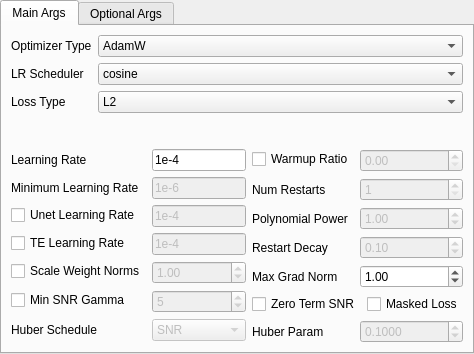
<?xml version="1.0" encoding="UTF-8"?>
<ui version="4.0">
 <class>optimizer_ui</class>
 <widget class="QWidget" name="optimizer_ui">
  <property name="geometry">
   <rect>
    <x>0</x>
    <y>0</y>
    <width>463</width>
    <height>354</height>
   </rect>
  </property>
  <property name="windowTitle">
   <string>Form</string>
  </property>
  <layout class="QVBoxLayout" name="verticalLayout">
   <property name="leftMargin">
    <number>0</number>
   </property>
   <property name="topMargin">
    <number>0</number>
   </property>
   <property name="rightMargin">
    <number>0</number>
   </property>
   <property name="bottomMargin">
    <number>0</number>
   </property>
   <item>
    <widget class="TabView" name="tabWidget">
     <property name="focusPolicy">
      <enum>Qt::StrongFocus</enum>
     </property>
     <property name="currentIndex">
      <number>0</number>
     </property>
     <widget class="QWidget" name="optimizer_tab_main">
      <property name="focusPolicy">
       <enum>Qt::StrongFocus</enum>
      </property>
      <attribute name="title">
       <string>Main Args</string>
      </attribute>
      <layout class="QGridLayout" name="gridLayout">
       <item row="1" column="0">
        <layout class="QFormLayout" name="formLayout_2">
         <item row="0" column="0">
          <widget class="QLabel" name="label">
           <property name="text">
            <string>Learning Rate</string>
           </property>
          </widget>
         </item>
         <item row="0" column="1">
          <widget class="LineEditWithHighlight" name="main_lr_input">
           <property name="toolTip">
            <string>&lt;html&gt;&lt;head/&gt;&lt;body&gt;&lt;p&gt;The main lr. If you have both unet and te set though it is just completely overwritten.&lt;/p&gt;&lt;p&gt;note that if you don't put in a proper number, it will just be read as 0.&lt;/p&gt;&lt;/body&gt;&lt;/html&gt;</string>
           </property>
           <property name="text">
            <string>1e-4</string>
           </property>
           <property name="placeholderText">
            <string>Learning Rate</string>
           </property>
          </widget>
         </item>
         <item row="1" column="1">
          <widget class="LineEditWithHighlight" name="min_lr_input">
           <property name="enabled">
            <bool>false</bool>
           </property>
           <property name="toolTip">
            <string>&lt;html&gt;&lt;head/&gt;&lt;body&gt;&lt;p&gt;The minimum lr for the Cosine Annealing Warmup Restarts LR scheduler. This is the final lr before a restart occurs.&lt;/p&gt;&lt;/body&gt;&lt;/html&gt;</string>
           </property>
           <property name="text">
            <string>1e-6</string>
           </property>
          </widget>
         </item>
         <item row="2" column="0">
          <widget class="QCheckBox" name="unet_lr_enable">
           <property name="text">
            <string>Unet Learning Rate</string>
           </property>
          </widget>
         </item>
         <item row="2" column="1">
          <widget class="LineEditWithHighlight" name="unet_lr_input">
           <property name="enabled">
            <bool>false</bool>
           </property>
           <property name="toolTip">
            <string>&lt;html&gt;&lt;head/&gt;&lt;body&gt;&lt;p&gt;The Unet lr. Overrides the base lr, if you don't have a proper number set, it will be 0&lt;/p&gt;&lt;/body&gt;&lt;/html&gt;</string>
           </property>
           <property name="text">
            <string>1e-4</string>
           </property>
           <property name="placeholderText">
            <string>Unet Learning Rate</string>
           </property>
          </widget>
         </item>
         <item row="3" column="0">
          <widget class="QCheckBox" name="te_lr_enable">
           <property name="text">
            <string>TE Learning Rate</string>
           </property>
          </widget>
         </item>
         <item row="3" column="1">
          <widget class="LineEditWithHighlight" name="te_lr_input">
           <property name="enabled">
            <bool>false</bool>
           </property>
           <property name="toolTip">
            <string>&lt;html&gt;&lt;head/&gt;&lt;body&gt;&lt;p&gt;The Text Encoder lr. Overrides the base lr, if you don't have a proper number set, it will be 0&lt;/p&gt;&lt;/body&gt;&lt;/html&gt;</string>
           </property>
           <property name="text">
            <string>1e-4</string>
           </property>
           <property name="placeholderText">
            <string>TE Learning Rate</string>
           </property>
          </widget>
         </item>
         <item row="1" column="0">
          <widget class="QLabel" name="min_lr_label">
           <property name="text">
            <string>Minimum Learning Rate</string>
           </property>
          </widget>
         </item>
         <item row="4" column="0">
          <widget class="QCheckBox" name="scale_weight_enable">
           <property name="text">
            <string>Scale Weight Norms</string>
           </property>
          </widget>
         </item>
         <item row="4" column="1">
          <widget class="DoubleSpinBox" name="scale_weight_input">
           <property name="enabled">
            <bool>false</bool>
           </property>
           <property name="focusPolicy">
            <enum>Qt::StrongFocus</enum>
           </property>
           <property name="toolTip">
            <string>&lt;html&gt;&lt;head/&gt;&lt;body&gt;&lt;p&gt;An implementation of the idea of max norm regularization. Basically, this will help stabilize network training by limiting the normal of network weights. Might work well for limiting overfitting or baking.&lt;/p&gt;&lt;/body&gt;&lt;/html&gt;</string>
           </property>
           <property name="value">
            <double>1.000000000000000</double>
           </property>
          </widget>
         </item>
         <item row="5" column="0">
          <widget class="QCheckBox" name="min_snr_enable">
           <property name="text">
            <string>Min SNR Gamma</string>
           </property>
          </widget>
         </item>
         <item row="5" column="1">
          <widget class="SpinBox" name="min_snr_input">
           <property name="enabled">
            <bool>false</bool>
           </property>
           <property name="focusPolicy">
            <enum>Qt::StrongFocus</enum>
           </property>
           <property name="toolTip">
            <string>&lt;html&gt;&lt;head/&gt;&lt;body&gt;&lt;p&gt;This is a tool that reduces learning of unwanted elements by only learning what is the most common. This can lead to it not learning small details however. The recommended value is 5. Lower values apply more.&lt;/p&gt;&lt;/body&gt;&lt;/html&gt;</string>
           </property>
           <property name="value">
            <number>5</number>
           </property>
          </widget>
         </item>
         <item row="6" column="1">
          <widget class="ComboBox" name="huber_schedule_selector">
           <property name="enabled">
            <bool>false</bool>
           </property>
           <item>
            <property name="text">
             <string>SNR</string>
            </property>
           </item>
           <item>
            <property name="text">
             <string>Exponential</string>
            </property>
           </item>
           <item>
            <property name="text">
             <string>Constant</string>
            </property>
           </item>
          </widget>
         </item>
         <item row="6" column="0">
          <widget class="QLabel" name="label_3">
           <property name="text">
            <string>Huber Schedule</string>
           </property>
          </widget>
         </item>
        </layout>
       </item>
       <item row="0" column="0" colspan="2">
        <layout class="QFormLayout" name="formLayout">
         <item row="0" column="0">
          <widget class="QLabel" name="optimizer_type_label">
           <property name="text">
            <string>Optimizer Type</string>
           </property>
          </widget>
         </item>
         <item row="0" column="1">
          <widget class="ComboBox" name="optimizer_type_selector">
           <property name="focusPolicy">
            <enum>Qt::StrongFocus</enum>
           </property>
           <property name="toolTip">
            <string>&lt;html&gt;&lt;head/&gt;&lt;body&gt;&lt;p&gt;The optimizer to use, The standard, and the one most people use is AdamW8bit.&lt;/p&gt;&lt;p&gt;The various Dadapt modify the lr on their own as you go, however can only take one lr.&lt;/p&gt;&lt;/body&gt;&lt;/html&gt;</string>
           </property>
           <item>
            <property name="text">
             <string>AdamW</string>
            </property>
           </item>
           <item>
            <property name="text">
             <string>AdamW8bit</string>
            </property>
           </item>
           <item>
            <property name="text">
             <string>Lion</string>
            </property>
           </item>
           <item>
            <property name="text">
             <string>SGDNesterov</string>
            </property>
           </item>
           <item>
            <property name="text">
             <string>SGDNesterov8bit</string>
            </property>
           </item>
           <item>
            <property name="text">
             <string>DAdaptAdam</string>
            </property>
           </item>
           <item>
            <property name="text">
             <string>DAdaptAdaGrad</string>
            </property>
           </item>
           <item>
            <property name="text">
             <string>DAdaptAdan</string>
            </property>
           </item>
           <item>
            <property name="text">
             <string>DAdaptSGD</string>
            </property>
           </item>
           <item>
            <property name="text">
             <string>AdaFactor</string>
            </property>
           </item>
           <item>
            <property name="text">
             <string>Prodigy</string>
            </property>
           </item>
           <item>
            <property name="text">
             <string>Came</string>
            </property>
           </item>
           <item>
            <property name="text">
             <string>AdamWScheduleFree</string>
            </property>
           </item>
           <item>
            <property name="text">
             <string>SGDNesterovScheduleFree</string>
            </property>
           </item>
          </widget>
         </item>
         <item row="1" column="0">
          <widget class="QLabel" name="lr_scheduler_label">
           <property name="text">
            <string>LR Scheduler</string>
           </property>
          </widget>
         </item>
         <item row="1" column="1">
          <widget class="ComboBox" name="lr_scheduler_selector">
           <property name="focusPolicy">
            <enum>Qt::StrongFocus</enum>
           </property>
           <property name="toolTip">
            <string>&lt;html&gt;&lt;head/&gt;&lt;body&gt;&lt;p&gt;The scheduler for the lr. The ones I use personally are cosine and cosine with restarts.&lt;/p&gt;&lt;/body&gt;&lt;/html&gt;</string>
           </property>
           <item>
            <property name="text">
             <string>cosine</string>
            </property>
           </item>
           <item>
            <property name="text">
             <string>cosine with restarts</string>
            </property>
           </item>
           <item>
            <property name="text">
             <string>cosine annealing warmup restarts</string>
            </property>
           </item>
           <item>
            <property name="text">
             <string>linear</string>
            </property>
           </item>
           <item>
            <property name="text">
             <string>constant</string>
            </property>
           </item>
           <item>
            <property name="text">
             <string>constant with warmup</string>
            </property>
           </item>
           <item>
            <property name="text">
             <string>adafactor</string>
            </property>
           </item>
           <item>
            <property name="text">
             <string>polynomial</string>
            </property>
           </item>
           <item>
            <property name="text">
             <string>rex</string>
            </property>
           </item>
          </widget>
         </item>
         <item row="2" column="0">
          <widget class="QLabel" name="loss_type_label">
           <property name="text">
            <string>Loss Type</string>
           </property>
          </widget>
         </item>
         <item row="2" column="1">
          <widget class="ComboBox" name="loss_type_selector">
           <item>
            <property name="text">
             <string>L2</string>
            </property>
           </item>
           <item>
            <property name="text">
             <string>Huber</string>
            </property>
           </item>
           <item>
            <property name="text">
             <string>Smooth L1</string>
            </property>
           </item>
          </widget>
         </item>
        </layout>
       </item>
       <item row="1" column="1">
        <layout class="QFormLayout" name="formLayout_3">
         <item row="0" column="0">
          <widget class="QCheckBox" name="warmup_enable">
           <property name="text">
            <string>Warmup Ratio</string>
           </property>
          </widget>
         </item>
         <item row="0" column="1">
          <widget class="DoubleSpinBox" name="warmup_input">
           <property name="enabled">
            <bool>false</bool>
           </property>
           <property name="focusPolicy">
            <enum>Qt::StrongFocus</enum>
           </property>
           <property name="toolTip">
            <string>&lt;html&gt;&lt;head/&gt;&lt;body&gt;&lt;p&gt;This is ratio of steps you want to be a warmup to your chosen lr. I personally use 0.05 (5%). Keep in mind this is spread out over the course of all restarts when using the Cosine Annealing Warmup Restarts LR scheduler.&lt;/p&gt;&lt;/body&gt;&lt;/html&gt;</string>
           </property>
           <property name="maximum">
            <double>1.000000000000000</double>
           </property>
           <property name="singleStep">
            <double>0.010000000000000</double>
           </property>
          </widget>
         </item>
         <item row="1" column="0">
          <widget class="QLabel" name="label_4">
           <property name="text">
            <string>Num Restarts</string>
           </property>
          </widget>
         </item>
         <item row="1" column="1">
          <widget class="SpinBox" name="cosine_restart_input">
           <property name="enabled">
            <bool>false</bool>
           </property>
           <property name="focusPolicy">
            <enum>Qt::StrongFocus</enum>
           </property>
           <property name="toolTip">
            <string>&lt;html&gt;&lt;head/&gt;&lt;body&gt;&lt;p&gt;The number of times cosine with restarts will restart, note that 1 means it doesn't restart, and 2 means it will restart once.&lt;/p&gt;&lt;/body&gt;&lt;/html&gt;</string>
           </property>
           <property name="minimum">
            <number>1</number>
           </property>
          </widget>
         </item>
         <item row="2" column="0">
          <widget class="QLabel" name="label_5">
           <property name="text">
            <string>Polynomial Power</string>
           </property>
          </widget>
         </item>
         <item row="2" column="1">
          <widget class="DoubleSpinBox" name="poly_power_input">
           <property name="enabled">
            <bool>false</bool>
           </property>
           <property name="focusPolicy">
            <enum>Qt::StrongFocus</enum>
           </property>
           <property name="toolTip">
            <string>&lt;html&gt;&lt;head/&gt;&lt;body&gt;&lt;p&gt;The power of the polynomial equation. The closer to 0 the more agressive (I think).&lt;/p&gt;&lt;/body&gt;&lt;/html&gt;</string>
           </property>
           <property name="singleStep">
            <double>0.010000000000000</double>
           </property>
           <property name="value">
            <double>1.000000000000000</double>
           </property>
          </widget>
         </item>
         <item row="3" column="0">
          <widget class="QLabel" name="gamma_label">
           <property name="text">
            <string>Restart Decay</string>
           </property>
          </widget>
         </item>
         <item row="3" column="1">
          <widget class="DoubleSpinBox" name="gamma_input">
           <property name="enabled">
            <bool>false</bool>
           </property>
           <property name="toolTip">
            <string>&lt;html&gt;&lt;head/&gt;&lt;body&gt;&lt;p&gt;The percent that decays on restart. Unique to Cosine Annealing Warmup Restarts.&lt;/p&gt;&lt;/body&gt;&lt;/html&gt;</string>
           </property>
           <property name="minimum">
            <double>0.000000000000000</double>
           </property>
           <property name="maximum">
            <double>1.000000000000000</double>
           </property>
           <property name="singleStep">
            <double>0.010000000000000</double>
           </property>
           <property name="value">
            <double>0.100000000000000</double>
           </property>
          </widget>
         </item>
         <item row="4" column="0">
          <widget class="QLabel" name="label_2">
           <property name="text">
            <string>Max Grad Norm</string>
           </property>
          </widget>
         </item>
         <item row="4" column="1">
          <widget class="DoubleSpinBox" name="max_grad_norm_input">
           <property name="value">
            <double>1.000000000000000</double>
           </property>
          </widget>
         </item>
         <item row="5" column="0" colspan="2">
          <layout class="QHBoxLayout" name="horizontalLayout_2">
           <item>
            <widget class="QCheckBox" name="zero_term_enable">
             <property name="text">
              <string>Zero Term SNR</string>
             </property>
            </widget>
           </item>
           <item>
            <widget class="QCheckBox" name="masked_loss_enable">
             <property name="text">
              <string>Masked Loss</string>
             </property>
            </widget>
           </item>
          </layout>
         </item>
         <item row="6" column="0">
          <widget class="QLabel" name="label_6">
           <property name="text">
            <string>Huber Param</string>
           </property>
          </widget>
         </item>
         <item row="6" column="1">
          <widget class="DoubleSpinBox" name="huber_param_input">
           <property name="enabled">
            <bool>false</bool>
           </property>
           <property name="decimals">
            <number>4</number>
           </property>
           <property name="singleStep">
            <double>0.010000000000000</double>
           </property>
           <property name="value">
            <double>0.100000000000000</double>
           </property>
          </widget>
         </item>
        </layout>
       </item>
      </layout>
     </widget>
     <widget class="QWidget" name="optimizer_tab_args">
      <property name="focusPolicy">
       <enum>Qt::StrongFocus</enum>
      </property>
      <attribute name="title">
       <string>Optional Args</string>
      </attribute>
      <layout class="QVBoxLayout" name="verticalLayout_2">
       <item>
        <widget class="QPushButton" name="add_opt_button">
         <property name="text">
          <string>Add Optimizer Arg</string>
         </property>
        </widget>
       </item>
       <item>
        <widget class="QScrollArea" name="scrollArea">
         <property name="widgetResizable">
          <bool>true</bool>
         </property>
         <widget class="QWidget" name="optimizer_item_widget">
          <property name="geometry">
           <rect>
            <x>0</x>
            <y>0</y>
            <width>98</width>
            <height>28</height>
           </rect>
          </property>
          <layout class="QVBoxLayout" name="verticalLayout_3"/>
         </widget>
        </widget>
       </item>
      </layout>
     </widget>
    </widget>
   </item>
  </layout>
 </widget>
 <customwidgets>
  <customwidget>
   <class>SpinBox</class>
   <extends>QSpinBox</extends>
   <header>modules.ScrollOnSelect.h</header>
  </customwidget>
  <customwidget>
   <class>ComboBox</class>
   <extends>QComboBox</extends>
   <header>modules.ScrollOnSelect.h</header>
  </customwidget>
  <customwidget>
   <class>DoubleSpinBox</class>
   <extends>QDoubleSpinBox</extends>
   <header>modules.ScrollOnSelect.h</header>
  </customwidget>
  <customwidget>
   <class>LineEditWithHighlight</class>
   <extends>QLineEdit</extends>
   <header>modules.LineEditHighlight.h</header>
  </customwidget>
  <customwidget>
   <class>TabView</class>
   <extends>QTabWidget</extends>
   <header>modules.ScrollOnSelect.h</header>
   <container>1</container>
  </customwidget>
 </customwidgets>
 <resources/>
 <connections/>
</ui>
